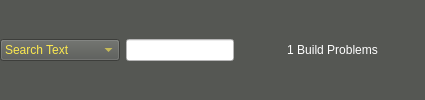
         <widget class="QWidget" name="widget" native="true">
          <property name="sizePolicy">
           <sizepolicy hsizetype="Preferred" vsizetype="Fixed">
            <horstretch>0</horstretch>
            <verstretch>0</verstretch>
           </sizepolicy>
          </property>
          <property name="minimumSize">
           <size>
            <width>20</width>
            <height>32</height>
           </size>
          </property>
          <property name="styleSheet">
           <string notr="true">background-color: rgb(85, 87, 83);</string>
          </property>
          <layout class="QHBoxLayout" name="horizontalLayout_4">
           <property name="leftMargin">
            <number>0</number>
           </property>
           <property name="topMargin">
            <number>0</number>
           </property>
           <property name="rightMargin">
            <number>0</number>
           </property>
           <property name="bottomMargin">
            <number>0</number>
           </property>
           <item>
            <layout class="QHBoxLayout" name="horizontalLayout_3">
             <item>
              <widget class="QComboBox" name="comboBox">
               <property name="sizePolicy">
                <sizepolicy hsizetype="Fixed" vsizetype="Fixed">
                 <horstretch>0</horstretch>
                 <verstretch>0</verstretch>
                </sizepolicy>
               </property>
               <property name="minimumSize">
                <size>
                 <width>120</width>
                 <height>0</height>
                </size>
               </property>
               <property name="styleSheet">
                <string notr="true">color: rgb(252, 233, 79);</string>
               </property>
               <item>
                <property name="text">
                 <string>Search Text</string>
                </property>
               </item>
              </widget>
             </item>
             <item>
              <widget class="QLineEdit" name="lineEdit">
               <property name="sizePolicy">
                <sizepolicy hsizetype="Preferred" vsizetype="Fixed">
                 <horstretch>0</horstretch>
                 <verstretch>0</verstretch>
                </sizepolicy>
               </property>
               <property name="minimumSize">
                <size>
                 <width>90</width>
                 <height>0</height>
                </size>
               </property>
               <property name="styleSheet">
                <string notr="true">background-color: rgb(255, 255, 255);
color: rgb(0, 0, 0);
border-color: rgb(0, 0, 0);
selection-color: rgb(252, 233, 79);
selection-background-color: rgb(164, 0, 0);</string>
               </property>
               <property name="text">
                <string/>
               </property>
              </widget>
             </item>
             <item>
              <spacer name="horizontalSpacer_2">
               <property name="orientation">
                <enum>Qt::Horizontal</enum>
               </property>
               <property name="sizeType">
                <enum>QSizePolicy::Preferred</enum>
               </property>
               <property name="sizeHint" stdset="0">
                <size>
                 <width>40</width>
                 <height>20</height>
                </size>
               </property>
              </spacer>
             </item>
             <item>
              <widget class="QToolButton" name="toolButton_7">
               <property name="styleSheet">
                <string notr="true">color: white;</string>
               </property>
               <property name="text">
                <string>1 Build Problems</string>
               </property>
               <property name="autoRaise">
                <bool>true</bool>
               </property>
              </widget>
             </item>
             <item>
              <spacer name="horizontalSpacer">
               <property name="orientation">
                <enum>Qt::Horizontal</enum>
               </property>
               <property name="sizeType">
                <enum>QSizePolicy::Expanding</enum>
               </property>
               <property name="sizeHint" stdset="0">
                <size>
                 <width>40</width>
                 <height>20</height>
                </size>
               </property>
              </spacer>
             </item>
            </layout>
           </item>
          </layout>
         </widget>
